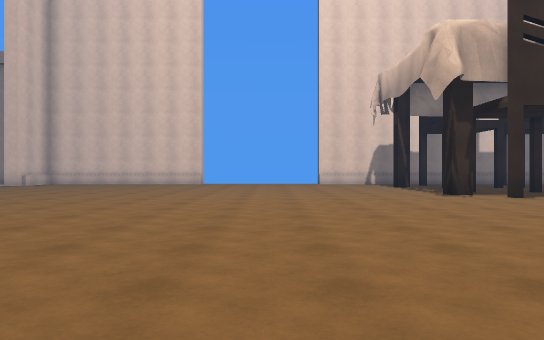
[1] (above)

23 first-person views from a walk through a 3-D level made in the Unity game engine. The camera is 1.2 m above the floor, looks level and sees 70° across. The floor is counted in squares, 2 m on a side. Each view is taken from the middle of a square. On the plan, view 1 faces up. The plan holds only what a view shows up to about 11 squares ahead; the rest is blank. Some animated figures are left out.

[2]
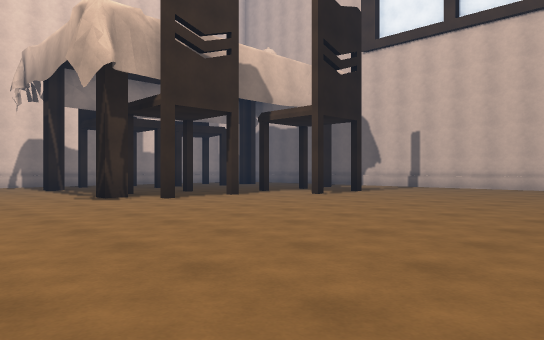

[3]
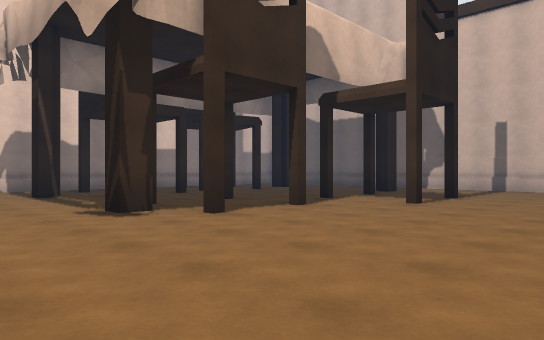

[4]
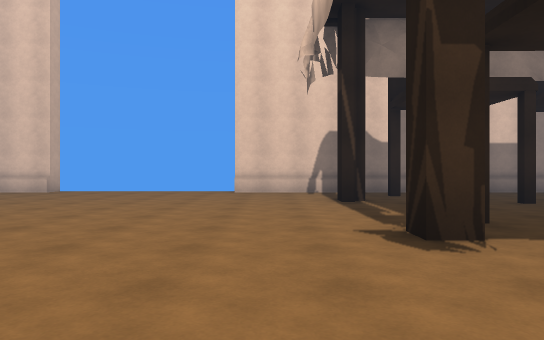

[5]
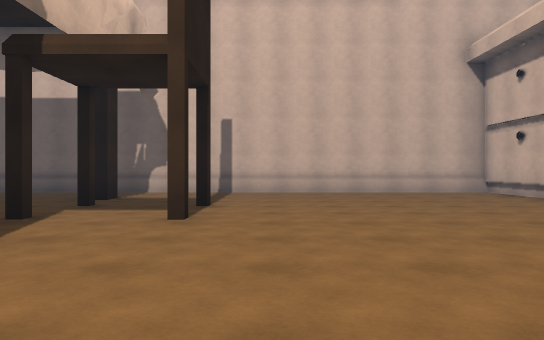

[6]
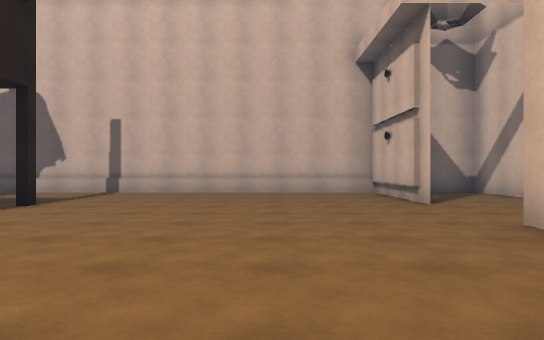

[7]
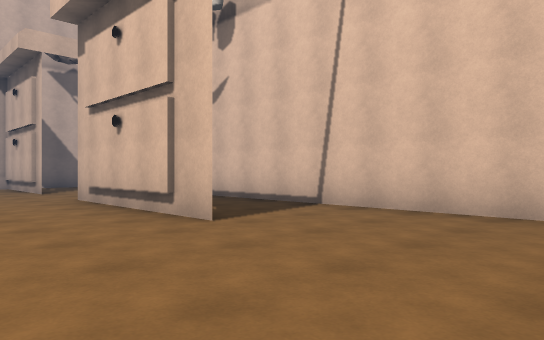

[8]
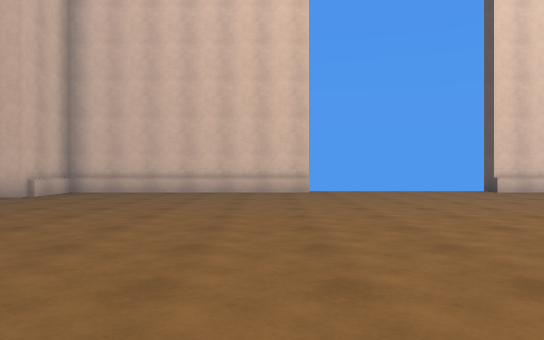

[9]
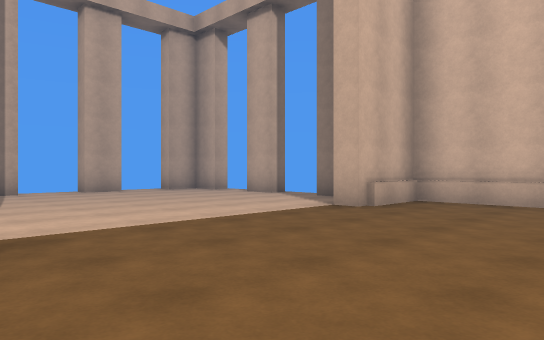

[10]
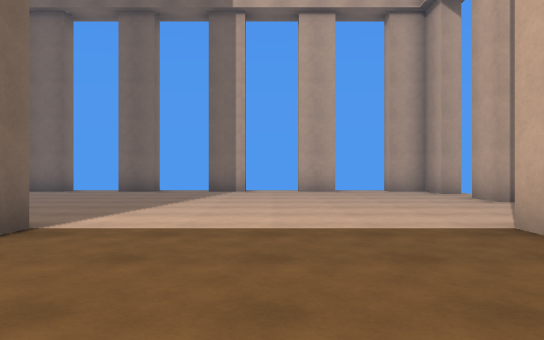

[11]
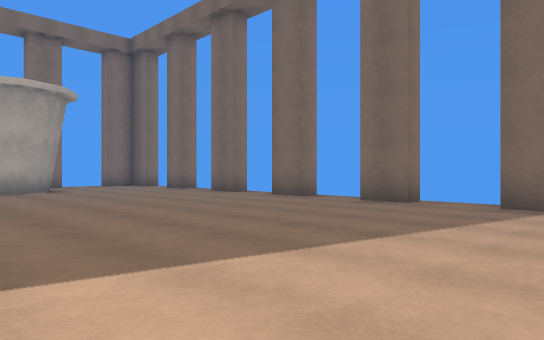

[12]
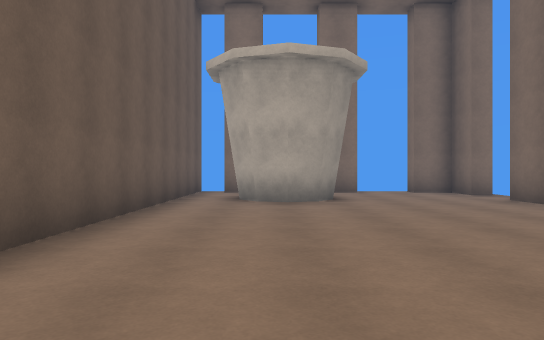

[13]
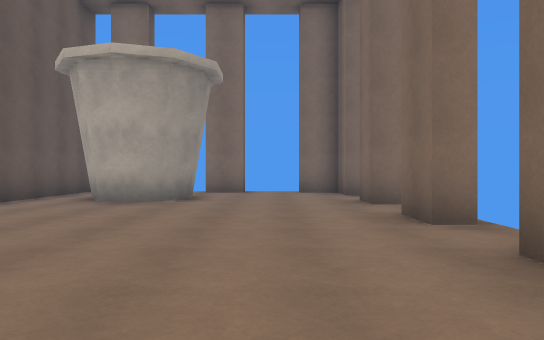

[14]
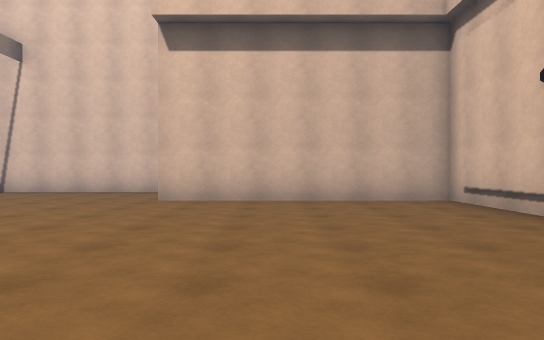

[15]
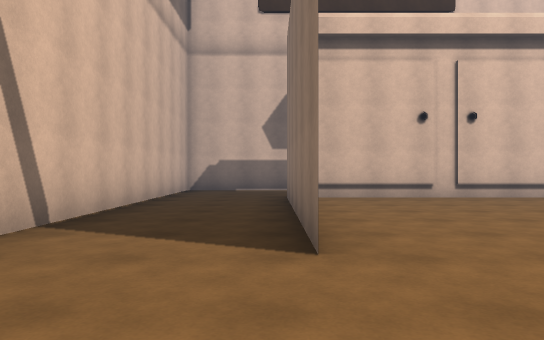

[16]
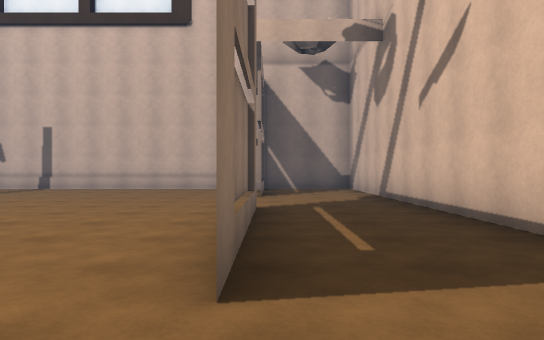

[17]
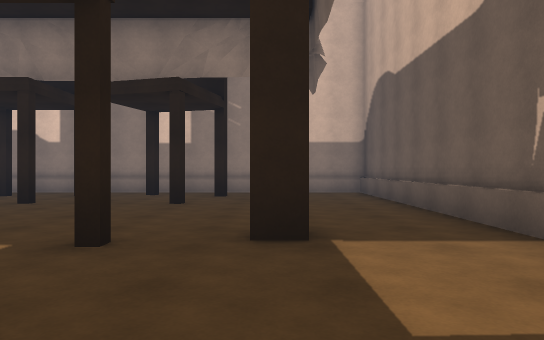

[18]
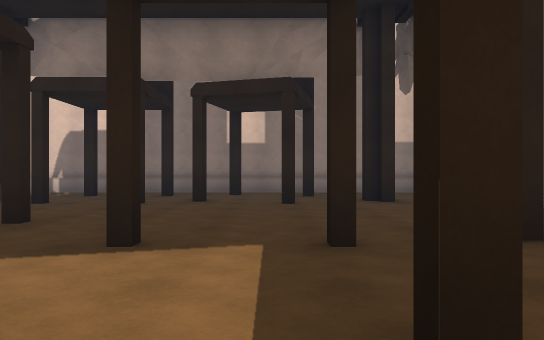

[19]
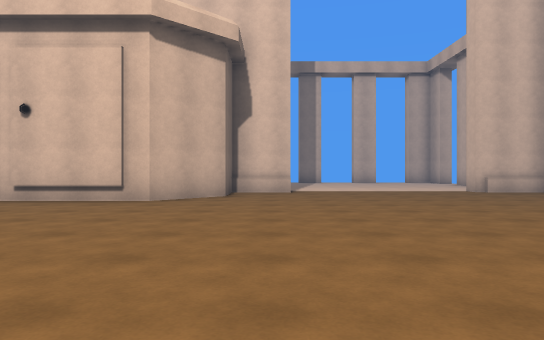

[20]
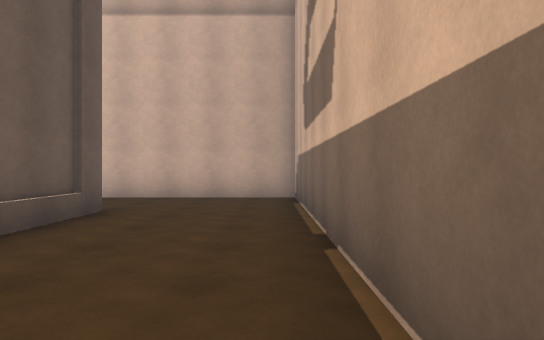

[21]
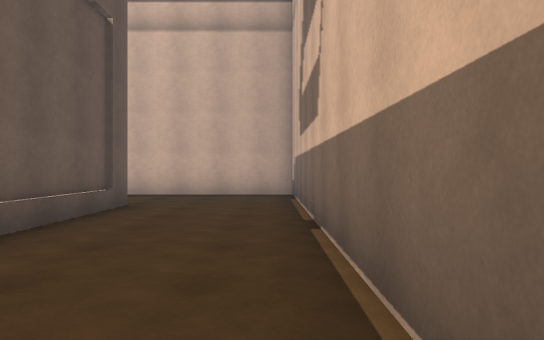

[22]
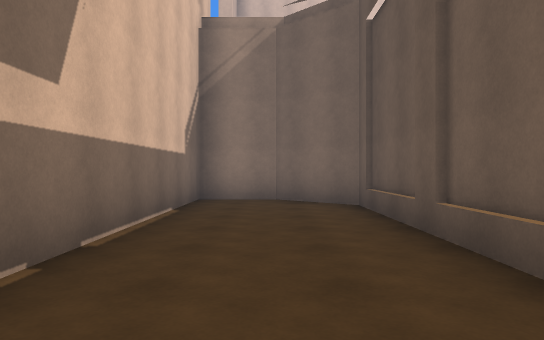

[23]
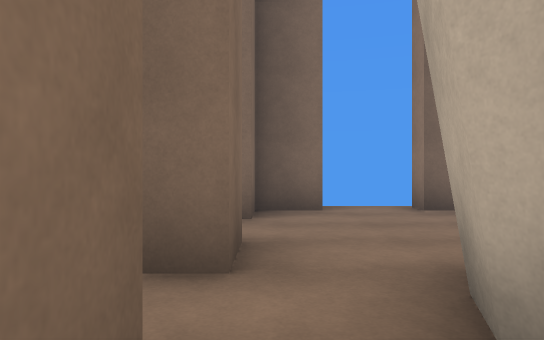

### Floor plan
Key: @ floor where view 1 was taken; # wall or solid block; x gap in a wall; . floor.
Columns run from 17 left of view 1 to 15 right of it. Each row starts with its distance up from view 1.
 17  x x  x#######x    x#############
 16 #......#........................#
 15 .......#..................#.#...#
 14 ......................#......#..#
 13 #...............................#
 12 ................................#
 11 #.....................#.#.......#
 10 .....................#.......#..#
  9 .......#................#.#.#...#
  8 #......####...........#.........#
  7 .......#..#...............#.#...#
  6 #......#..##....................#
  5 .......#...#....................#
  4 .......#...#....................#
  3 #......#...#....................#
  2 .......#...#....................#
  1 #......#...#....................#
  0 ....##.#...######@...#####..#####
 -1 ....##.#........................#
 -2 #......#........................#
 -3  x x  x##########################

Where each view was taken, in squares from view 1:
view 1: 0 up, 0 right, facing up
view 2: 1 up, 1 right, facing up-right
view 3: 4 up, 2 right, facing up-right
view 4: 6 up, 3 right, facing up
view 5: 6 up, 4 right, facing right
view 6: 3 up, 4 right, facing right
view 7: 3 up, 0 right, facing down-right
view 8: 6 up, 4 left, facing up
view 9: 9 up, 6 left, facing up-left
view 10: 12 up, 6 left, facing left
view 11: 12 up, 10 left, facing down-left
view 12: 8 up, 12 left, facing down
view 13: 8 up, 15 left, facing down
view 14: 8 up, 3 left, facing down
view 15: 0 up, 2 right, facing left
view 16: 0 up, 2 right, facing right
view 17: 6 up, 12 right, facing up
view 18: 6 up, 10 right, facing up
view 19: 9 up, 1 right, facing left
view 20: 6 up, 9 left, facing down
view 21: 7 up, 9 left, facing down
view 22: 0 up, 8 left, facing up
view 23: 2 down, 11 left, facing left
